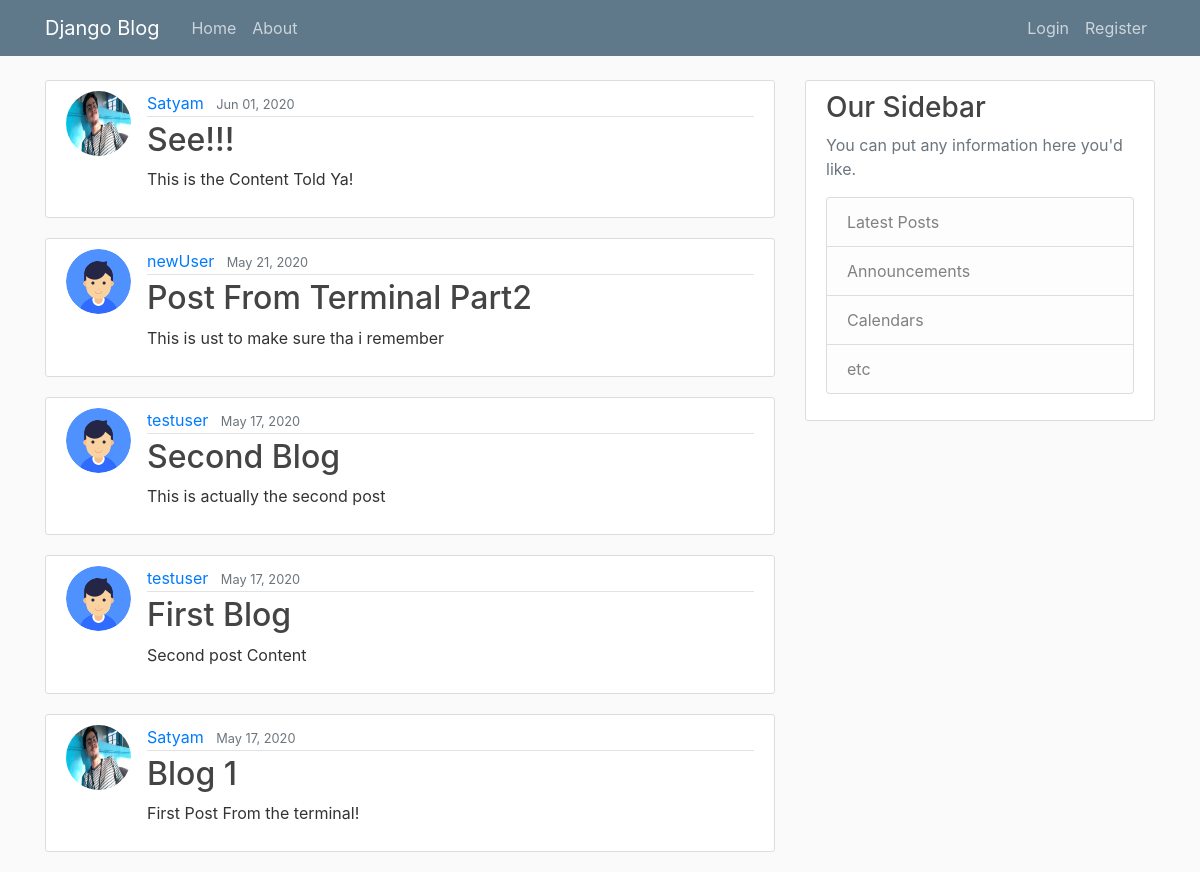
Page /blog/ on the earlier database version.
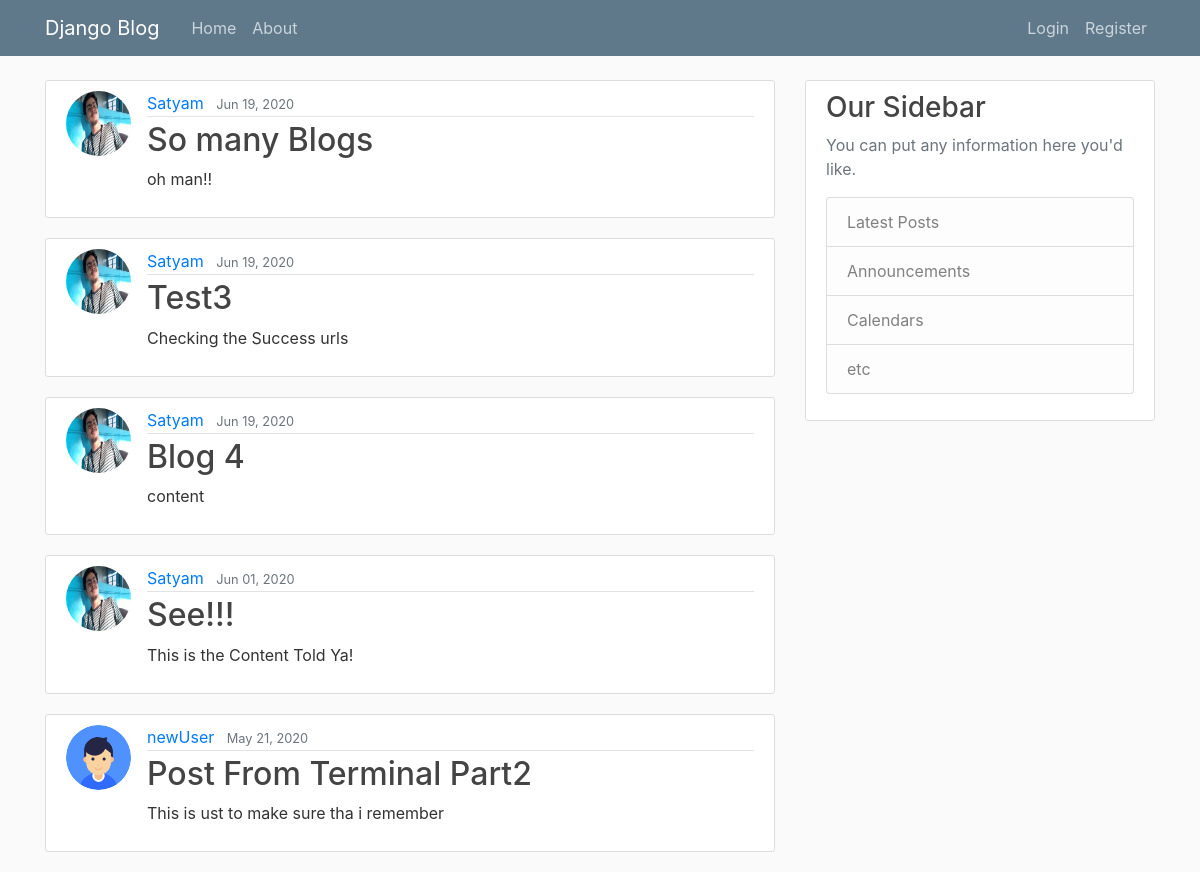
Same page on the later database version.
### blog/models.py (models this page shows, shortened)
class Post(models.Model):                                       # we have an implicit PK "id "
    title = models.CharField(max_length=100)                    #title is a characterfield of maxlength 100
    content = models.TextField()                                #content is Text Field Who's size is unlimited (almost)
    date_posted = models.DateTimeField(default = timezone.now)  #date_posted is a DateTimeField with current datetime as the default value
    author =  models.ForeignKey(User,on_delete=models.CASCADE)  # author is a FK Mapped to (referencing) User When author(USer) is deleted this model is dropped (Deleted)

### users/models.py (models this page shows, shortened)
class Profile(models.Model):
    user = models.OneToOneField(User,on_delete=models.CASCADE)                              ##Creting a one to one relationship to the User
    image = models.ImageField(default = "default.jpg",upload_to = 'profile_pics')           ##An Image field with default = default.jpg and upload_to = <folderName>

### blog/views.py (the view)
# urls.py: path('', PostListView.as_view(),name = 'blog-home'),  #/ is handled by home() in views module
class PostListView(ListView):
    model = Post
    template_name = "blog/home.html"                                                ##What model that   we need to query
    context_object_name = "posts"
    ordering = ["-date_posted"]
    paginate_by = 5

### blog/templates/blog/home.html
{% extends "blog/base.html" %}
{% block content %}
    {% for post in posts %}
        <article class="media content-section">
            <img class = "rounded-circle article-img" src="{{ post.author.profile.image.url}}">
            <div class="media-body">
                <div class="article-metadata">
                    <a class="mr-2" href="#">{{ post.author }}</a>
                    <small class="text-muted">{{ post.date_posted|date:"M d, Y" }}</small>
                </div>
                <h2><a class="article-title" href="{% url 'post-detail' post.id %}">{{ post.title }}</a></h2>
                <p class="article-content">{{ post.content }}</p>
            </div>
        </article>
    {% endfor %}
{% endblock content %}

Differences in the rows shown:
no longer on this page (row edited): Post: author.profile.image (placeholder picture), author "testuser", date_posted "May 17, 2020", title "Second Blog", content "This is actually the second post"
no longer on this page (row edited): Post: author.profile.image (placeholder picture), author "testuser", date_posted "May 17, 2020", title "First Blog", content "Second post Content"
no longer on this page (row unchanged): Post: author.profile.image (picture), author "Satyam", date_posted "May 17, 2020", title "Blog 1", content "First Post From the terminal!"
added Post: author.profile.image (picture), author "Satyam", date_posted "Jun 19, 2020", title "So many Blogs", content "oh man!!"
added Post: author.profile.image (picture), author "Satyam", date_posted "Jun 19, 2020", title "Test3", content "Checking the Success urls"
added Post: author.profile.image (picture), author "Satyam", date_posted "Jun 19, 2020", title "Blog 4", content "content"
